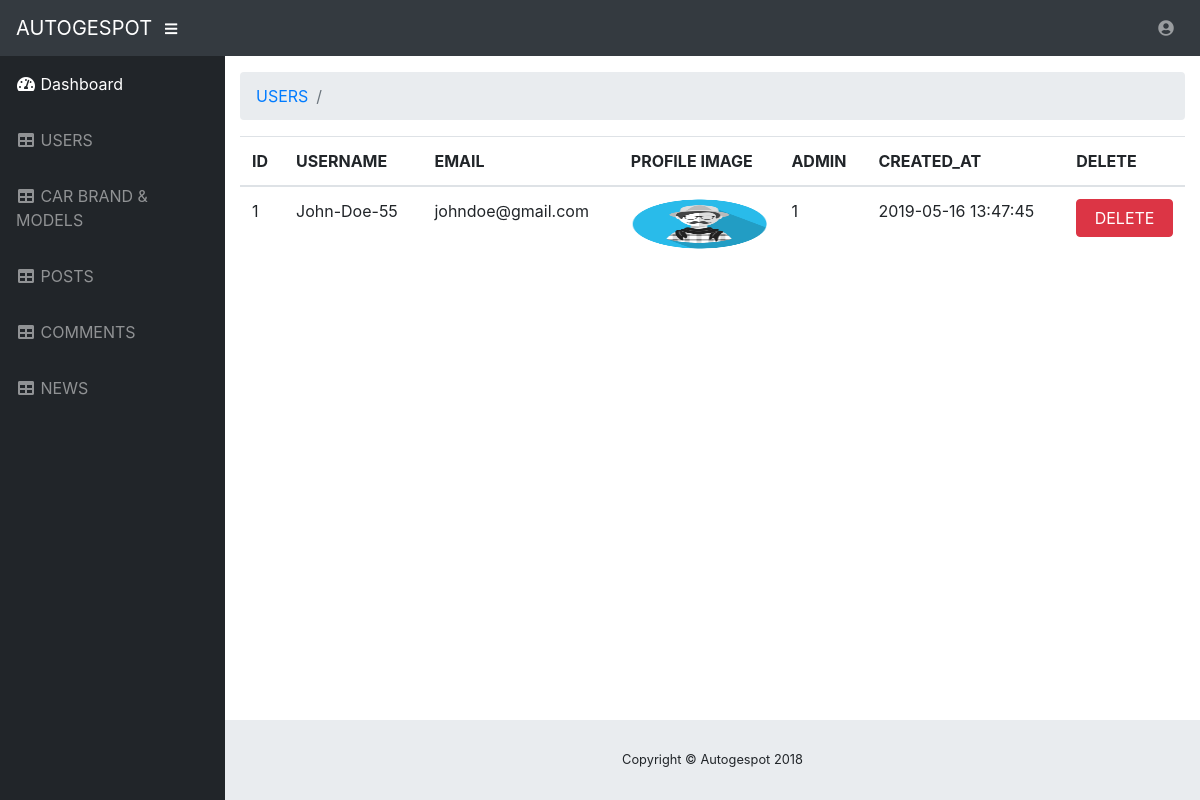
The page /admin/users.php (signed in) on the database its author committed.
### tables this page shows
CREATE TABLE `users` (
  `id` int(11) NOT NULL,
  `firstname` varchar(191) NOT NULL,
  `lastname` varchar(191) NOT NULL,
  `username` varchar(191) NOT NULL,
  `profile_image` varchar(255) NOT NULL,
  `email` varchar(191) NOT NULL,
  `password` varchar(191) NOT NULL,
  `date_of_birth` timestamp NULL DEFAULT NULL,
  `city` varchar(191) NOT NULL,
  `country` varchar(191) NOT NULL,
  `created_at` timestamp NOT NULL DEFAULT CURRENT_TIMESTAMP,
  `admin` int(1) NOT NULL
);

### core/init.php (called while the page is built, shortened)
<?php
require_once "database/connection.php";
$pdo = $db->getConnection();
$crud     = new Crud($pdo);
?>

### core/classes/Crud.php (called while the page is built, shortened)
<?php
class Crud {
	protected $pdo;
	function __construct($pdo)
	{
		$this->pdo = $pdo;
	}
	public function selectAll($table, $data, $id){
		if($data == '' && $id == '') {
			$stmt = $this->pdo->prepare("SELECT * FROM {$table}");
		}
		$stmt->execute();
		return $stmt->fetchAll(PDO::FETCH_OBJ);
	}
}
?>

### admin/users.php (the view, shortened to what this page needs)
<?php include "includes/header.php"; ?>
	<ol class="breadcrumb">
		<li class="breadcrumb-item">
			<a href="#">USERS</a>
		</li>
		<li class="breadcrumb-item active"></li>
	</ol>
	<?php $users = $crud->selectAll('users', '', ''); ?>
	<div class="row">
		<div class="col-md-12">
		<?php if(count($users) > 0) { ?>
			<table class="table">
				<thead>
					<tr>
						<th>ID</th>
						<th>USERNAME</th>
						<th>EMAIL</th>
						<th>PROFILE IMAGE</th>
						<th>ADMIN</th>
						<th>CREATED_AT</th>
						<th>DELETE</th>
					</tr>
				</thead>
				<tbody>
			<?php foreach($users as $user) { ?>
				<tr>
					<td><?php echo $user->id; ?></td>
					<td><?php echo $user->username; ?></td>
					<td><?php echo $user->email; ?></td>
					<td><img src="<?php echo BASE_URL; ?>/<?php echo $user->profile_image; ?>" style="width: 100%; height: 50px;"></td>
					<td><?php echo $user->admin; ?></td>
					<td><?php echo $user->created_at; ?></td>
					<td><button class="btn btn-danger w-100" id="delete" data-delete="<?php echo $user->id; ?>">DELETE</button></td>
				</tr>
			<?php } ?>
				</tbody>
			</table>
		<?php }else {} ?>
		</div>
	</div>
<?php include "includes/footer.php"; ?>

### admin/css/sb-admin.css (style rules this page uses)
html { position: relative; min-height: 100%; }
body { height: 100%; }
:root { --input-padding-x: 0.75rem; --input-padding-y: 0.75rem; }

### rows shown on the page
users: id "1", username "John-Doe-55", email "johndoe@gmail.com", profile_image (placeholder picture), admin "1", created_at "2019-05-16 13:47:45"
